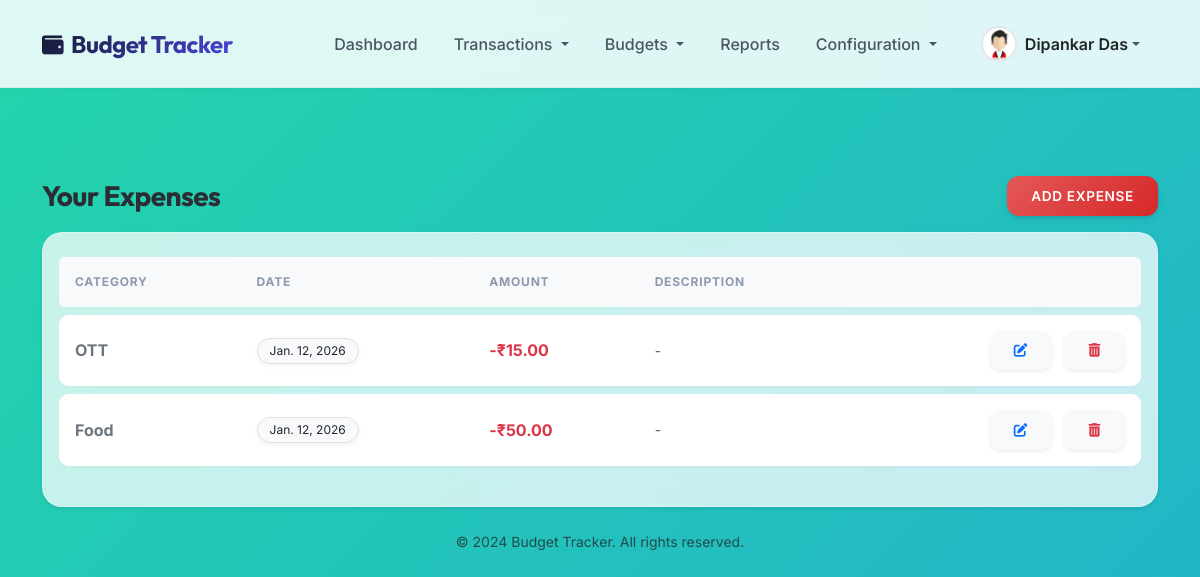
The app's page /expenses/ (signed in) with its own data.
### authentication/models.py (models this page shows, shortened)
class Profile(models.Model):
    user = models.OneToOneField(User, on_delete=models.CASCADE, related_name='profile')
    full_name = models.CharField(max_length=150, blank=True)
    phone_number = models.CharField(max_length=15, blank=True)
    date_of_birth = models.DateField(null=True, blank=True)
    GENDER_CHOICES = [
        ('M', 'Male'),
        ('F', 'Female'),
        ('O', 'Other'),
    ]
    gender = models.CharField(max_length=1, choices=GENDER_CHOICES, blank=True)
    city = models.CharField(max_length=100, blank=True)
    avatar = models.ImageField(upload_to='avatars/', blank=True, null=True)
    created_at = models.DateTimeField(auto_now_add=True)
    updated_at = models.DateTimeField(auto_now=True)

### finance/models.py (models this page shows, shortened)
class Expense(models.Model):
    user = models.ForeignKey(User, on_delete=models.CASCADE)
    amount = models.DecimalField(max_digits=10, decimal_places=2)
    category = models.ForeignKey(Category, on_delete=models.SET_NULL, null=True)
    date = models.DateField()
    description = models.TextField(blank=True, null=True)
    created_at = models.DateTimeField(auto_now_add=True)
    updated_at = models.DateTimeField(auto_now=True)

class Category(models.Model):
    name = models.CharField(max_length=100)
    user = models.ForeignKey(User, on_delete=models.CASCADE, null=True, blank=True)
    class Meta:
        verbose_name_plural = 'Categories'
    def __str__(self):
        return self.name

### finance/views.py (the view)
# urls.py: path('expenses/', views.list_expenses, name='list_expenses'),
@login_required(login_url='login')
def list_expenses(request):
    expenses = Expense.objects.filter(user=request.user).select_related('category').order_by('-date')
    return render(request, 'finance/expenses_list.html', {'expenses': expenses})

### templates/finance/expenses_list.html (shortened to what this page needs)
{% extends 'base.html' %}
{% block content %}
<div class="row mb-3">
    <div class="col-md-12 d-flex justify-content-between align-items-center">
        <h3 class="mb-0">Your Expenses</h3>
        <a href="{% url 'add_expense' %}" class="btn btn-danger">Add Expense</a>
    </div>
</div>
<div class="card shadow-sm">
    <div class="card-body">
        {% if expenses %}
        <div class="table-responsive">
            <table class="table table-hover align-middle">
                <thead class="table-light">
                    <tr>
                        <th class="border-0 rounded-start">Category</th>
                        <th class="border-0">Date</th>
                        <th class="border-0">Amount</th>
                        <th class="border-0">Description</th>
                        <th class="border-0 rounded-end"></th>
                    </tr>
                </thead>
                <tbody>
                    {% for e in expenses %}
                    <tr class="fade-in-row">
                        <td class="fw-bold text-secondary">{{ e.category }}</td>
                        <td><span class="badge bg-light text-dark fw-normal border">{{ e.date }}</span></td>
                        <td class="text-danger fw-bold">-₹{{ e.amount }}</td>
                        <td class="text-muted small">{{ e.description|default:"-" }}</td>
                        <td class="text-end">
                            <a href="{% url 'edit_expense' e.id %}"
                                class="btn btn-sm btn-light text-primary border-0 shadow-sm me-2" title="Edit">
                                <i class="fas fa-edit"></i>
                            </a>
                            <button hx-post="{% url 'delete_expense' e.id %}"
                                hx-confirm="Are you sure you want to delete this expense?" hx-target="closest tr"
                                hx-swap="outerHTML swap:1s" class="btn btn-sm btn-light text-danger border-0 shadow-sm"
                                title="Delete">
                                <i class="fas fa-trash-alt"></i>
                            </button>
                        </td>
                    </tr>
                    {% endfor %}
                </tbody>
            </table>
        </div>
        {% else %}
        <p class="text-muted mb-0">No expenses yet. <a href="{% url 'add_expense' %}">Add one</a>.</p>
        {% endif %}
    </div>
</div>
{% endblock %}

### templates/base.html (shortened to what this page needs)
<!DOCTYPE html>
<html lang="en">
<head>
    <link href="https://cdn.jsdelivr.net/npm/bootstrap@5.3.0/dist/css/bootstrap.min.css" rel="stylesheet">
    <link rel="stylesheet" href="https://cdnjs.cloudflare.com/ajax/libs/font-awesome/6.4.0/css/all.min.css">
    {% load static %}
    <link href="{% static 'css/style.css' %}" rel="stylesheet">
</head>
<body>
    <nav class="navbar navbar-expand-lg fixed-top navbar-glass">
        <div class="container">
            <a class="navbar-brand" href="{% url 'home' %}">
                <i class="fas fa-wallet me-2 text-primary" style="font-size: 0.9em;"></i>Budget Tracker
            </a>
            <div class="collapse navbar-collapse" id="navbarNav">
                <ul class="navbar-nav ms-auto mb-2 mb-lg-0 align-items-lg-center">
                    {% if user.is_authenticated %}
                    <li class="nav-item">
                        <a class="nav-link" href="{% url 'dashboard' %}">Dashboard</a>
                    </li>
                    <li class="nav-item dropdown">
                        <a class="nav-link dropdown-toggle" href="#" id="transactionDropdown" role="button"
                            data-bs-toggle="dropdown" aria-expanded="false">
                            Transactions
                        </a>
                    </li>
                    <li class="nav-item dropdown">
                        <a class="nav-link dropdown-toggle" href="#" id="budgetDropdown" role="button"
                            data-bs-toggle="dropdown" aria-expanded="false">
                            Budgets
                        </a>
                    </li>
                    <li class="nav-item">
                        <a class="nav-link" href="{% url 'reports_dashboard' %}">Reports</a>
                    </li>
                    <li class="nav-item dropdown">
                        <a class="nav-link dropdown-toggle" href="#" id="configDropdown" role="button"
                            data-bs-toggle="dropdown" aria-expanded="false">
                            Configuration
                        </a>
                    </li>
                    {% endif %}
                </ul>
                <ul class="navbar-nav ms-2">
                    {% if user.is_authenticated %}
                    <li class="nav-item dropdown">
                        <a class="nav-link dropdown-toggle d-flex align-items-center py-1 pe-0" href="#"
                            id="profileDropdown" role="button" data-bs-toggle="dropdown" aria-expanded="false">
                            {% if user.profile.avatar %}
                            <img src="{{ user.profile.avatar.url }}" alt="Profile"
                                class="rounded-circle nav-avatar me-2">
                            {% else %}
                            <div
                                class="rounded-circle bg-primary text-white d-flex align-items-center justify-content-center me-2 nav-avatar">
                                {{ user.username|make_list|first|upper }}
                            </div>
                            {% endif %}
                            <span class="d-none d-lg-inline fw-semibold text-dark">
                                {% if user.profile.full_name %}
                                {{ user.profile.full_name }}
                                {% else %}
                                {{ user.username }}
                                {% endif %}
                            </span>
                        </a>
                    </li>
                    {% endif %}
                </ul>
            </div>
        </div>
    </nav>
    <div class="container main-container">
        {% block content %}{% endblock %}
    </div>
    <footer class="mt-auto py-4 text-center text-muted small">
        <div class="container">
            <p class="mb-0">&copy; 2024 Budget Tracker. All rights reserved.</p>
        </div>
    </footer>
</body>
</html>

### static/css/style.css (style rules this page uses)
:root { --primary-color: #6246ea; --secondary-color: #e45858; --accent-color: #3ddc84; --text-primary: #2b2c34; --text-secondary: #8d99ae; --bg-gradient: linear-gradient(135deg, #fffffe 0%, #f0f4ef 100%); --success-bg: #d4edda; --success-text: #155724; --danger-bg: #f8d7da; --danger-text: #721c24; --warning-bg: #fff3cd; --warning-text: #856404; --glass-bg: rgba(255, 255, 255, 0.75); --glass-border: 1px solid rgba(255, 255, 255, 0.3); --glass-shadow: 0 8px 32px 0 rgba(31, 38, 135, 0.1); --backdrop-blur: blur(12px); --border-radius: 20px; --transition: all 0.3s cubic-bezier(0.25, 0.8, 0.25, 1); }
body { font-family: 'Outfit', 'Inter', sans-serif; background: linear-gradient(-45deg, #ee7752, #e73c7e, #23a6d5, #23d5ab); background-size: 400% 400%; animation: gradientBG 15s ease infinite; color: var(--text-primary); min-height: 100vh; }
h1, h2, h3, h4, h5, h6 { font-weight: 700; letter-spacing: -0.02em; color: #2b2c34; }
.navbar { background: rgba(255, 255, 255, 0.85) !important; backdrop-filter: blur(15px); -webkit-backdrop-filter: blur(15px); box-shadow: 0 4px 30px rgba(0, 0, 0, 0.03); border-bottom: 1px solid rgba(255, 255, 255, 0.5); padding: 0.8rem 0; }
.navbar-brand { font-weight: 800; font-size: 1.6rem; background: linear-gradient(135deg, #6246ea 0%, #e45858 100%); -webkit-background-clip: text; -webkit-text-fill-color: transparent; letter-spacing: -0.5px; }
.nav-link { font-weight: 600; color: #4a5568 !important; padding: 0.6rem 1rem !important; border-radius: 10px; transition: all 0.3s ease; margin: 0 4px; }
.card { background: var(--glass-bg); backdrop-filter: var(--backdrop-blur); border: var(--glass-border); border-radius: var(--border-radius); box-shadow: var(--glass-shadow); transition: var(--transition); }
.btn { border-radius: 12px; padding: 0.6rem 1.5rem; font-weight: 600; text-transform: uppercase; font-size: 0.85rem; letter-spacing: 0.05em; border: none; transition: var(--transition); box-shadow: 0 4px 6px rgba(50, 50, 93, 0.11), 0 1px 3px rgba(0, 0, 0, 0.08); }
.btn-danger { background: linear-gradient(135deg, #e45858 0%, #d62828 100%); color: white; }
.table { border-collapse: separate; border-spacing: 0 8px; }
.table thead th { border: none; color: var(--text-secondary); font-weight: 700; text-transform: uppercase; font-size: 0.75rem; letter-spacing: 0.05rem; padding: 1rem; }
.table tbody tr { background: white; box-shadow: 0 2px 5px rgba(0, 0, 0, 0.02); border-radius: 10px; transition: var(--transition); }
.table td { border: none; padding: 1rem; vertical-align: middle; }
.table tbody tr td:first-child { border-top-left-radius: 10px; border-bottom-left-radius: 10px; }
.table tbody tr td:last-child { border-top-right-radius: 10px; border-bottom-right-radius: 10px; }
.badge { padding: 0.5em 1em; border-radius: 50px; font-weight: 600; box-shadow: 0 2px 5px rgba(0, 0, 0, 0.05); }
.fade-in-row { animation: fadeIn 0.4s ease-out forwards; }
.main-container { margin-top: 90px !important; }

### templates/base.html (style rules this page uses)
body { background-color: #f8f9fa; font-family: 'Inter', sans-serif; padding-top: 86px; color: #1f2937; }
h1, h2, h3, h4, h5, h6, .navbar-brand { font-family: 'Outfit', sans-serif; }
.navbar-glass { background: rgba(255, 255, 255, 0.85); backdrop-filter: blur(12px); -webkit-backdrop-filter: blur(12px); border-bottom: 1px solid rgba(0, 0, 0, 0.05); box-shadow: 0 4px 6px -1px rgba(0, 0, 0, 0.02); padding: 1rem 0; transition: all 0.3s ease; }
.navbar-brand { font-weight: 700; font-size: 1.5rem; background: linear-gradient(135deg, #111827 0%, #4f46e5 100%); -webkit-background-clip: text; -webkit-text-fill-color: transparent; }
.nav-link { font-weight: 500; color: #4b5563 !important; padding: 0.6rem 1rem !important; border-radius: 8px; transition: all 0.2s ease; margin: 0 2px; }
.nav-avatar { width: 36px; height: 36px; object-fit: cover; border: 2px solid #e5e7eb; transition: border-color 0.2s; }
.main-container { animation: fadeIn 0.5s ease-out; }

### records on screen
Expense: category "OTT", date "Jan. 12, 2026", amount "15.00", description "-"
Expense: category "Food", date "Jan. 12, 2026", amount "50.00", description "-"

### other values on screen
{{ user.profile.full_name }} "Dipankar Das"
